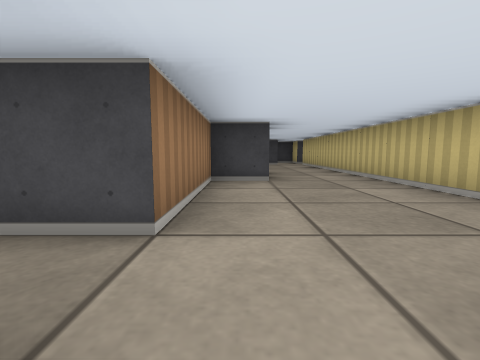
View 1 (above)

15 first-person views from a walk through a cub3D maze. The camera is about half as high as the walls, tilts 6° down and sees 85° across. The floor is counted in squares. Each view is taken from the middle of a square. On the plan, view 1 faces up. The plan holds only what a view shows up to about 9 squares ahead; the rest is blank.

View 2
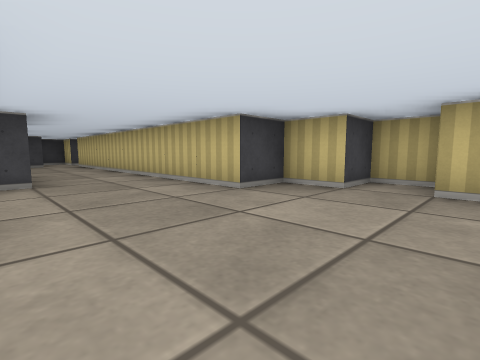

View 3
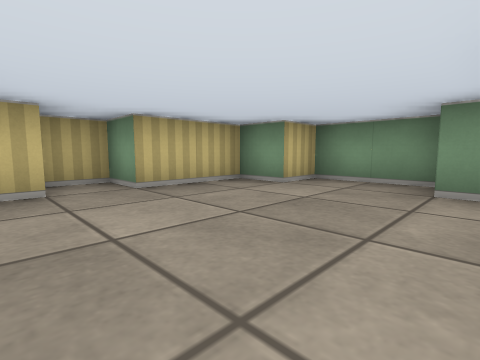

View 4
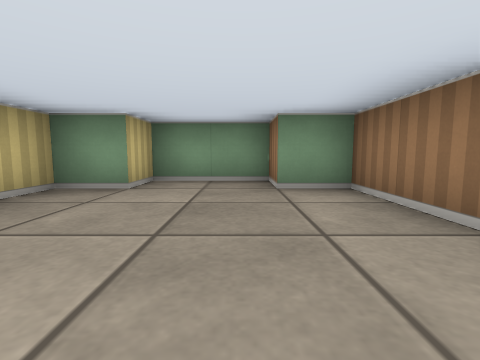

View 5
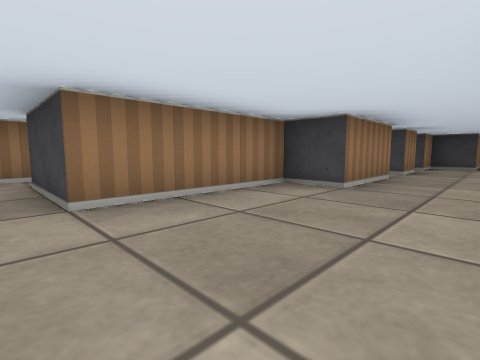

View 6
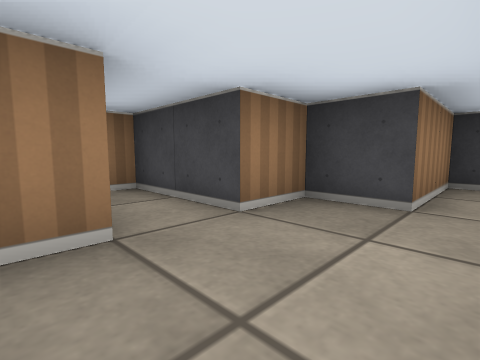

View 7
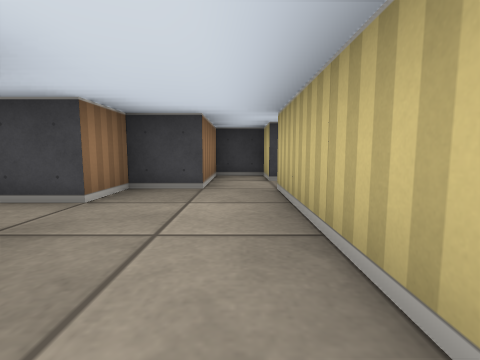

View 8
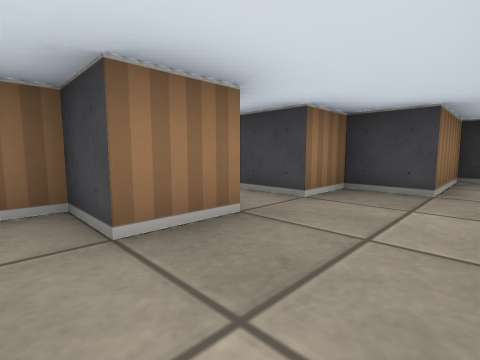

View 9
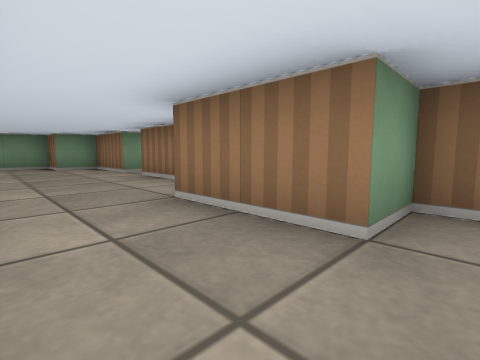

View 10
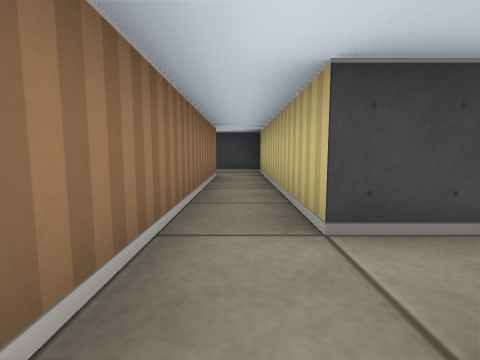

View 11
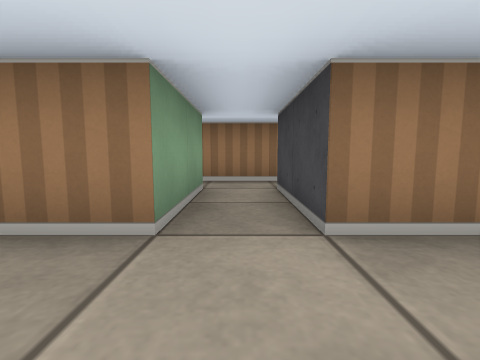

View 12
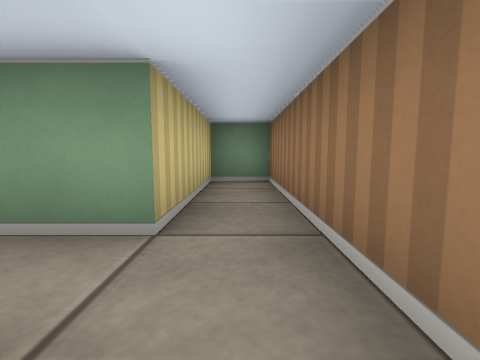

View 13
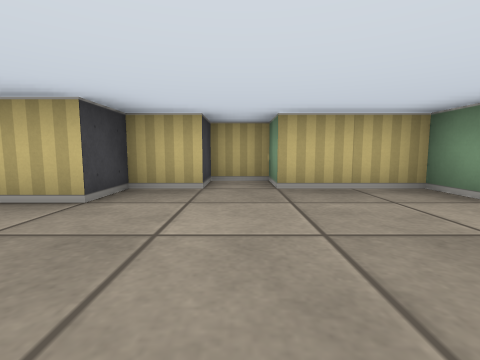

View 14
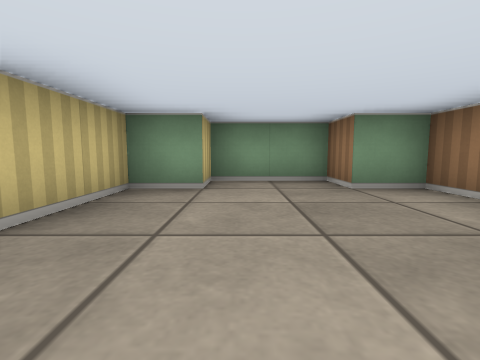

View 15
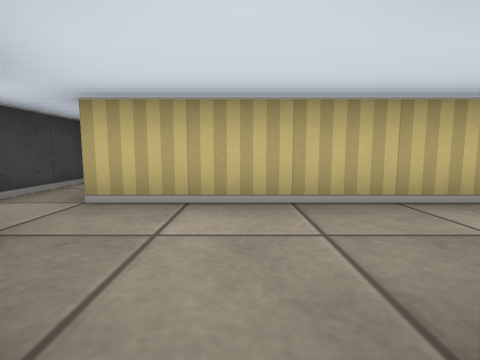

### Floor plan
Points are (right, up) in squares from view 1. A wall is a line through its corners. A room is listed if a view was taken in it or the views show most of it. See-through windows are left out.
Room 1 (views 1, 2, 3, 4, 5, 6, 7, 8, 9, 11, 13, 14, 15)
walls: (-0.5, 0.5) (-0.5, -1.5) (0.5, -1.5) (0.5, -2.5) (2.5, -2.5) (2.5, -1.5) (3.5, -1.5) (3.5, 0.5) (4.5, 0.5) (4.5, 1.5) (3.5, 1.5) (3.5, 2.5) (2.5, 2.5) (2.5, 10.5); (0.5, 8.6) (0.5, 7.5) (-0.5, 7.5) (-0.5, 6.5) (0.5, 6.5) (0.5, 4.5) (-0.5, 4.5) (-0.5, 1.5); (4.2, 11.5) (2.5, 11.5); (2.5, 12.5) (1.5, 12.5) (1.5, 10.5) (0.5, 10.5) (0.5, 9.5) (-1.5, 9.5) (-1.5, 9.1)
ways out: opening at (-1.5, 1) to room 2
Room 2 (views 10, 12)
walls: (-0.5, 1.5) (-2.5, 1.5) (-2.5, 6.5) (-3.6, 6.5); (-3.5, 5.5) (-3.5, -2.5) (-2.5, -2.5) (-2.5, 0.5) (-0.5, 0.5)
ways out: opening at (-1.5, 1) to room 1

Positions as (right, up) in squares from view 1, and headings:
1: (0, 0), facing up
2: (0, 0), facing up-right
3: (0, 2), facing down-right
4: (1, 2), facing down
5: (2, 1), facing up-left
6: (2, 8), facing up-left
7: (2, 7), facing up
8: (2, 7), facing up-left
9: (2, 7), facing down-left
10: (-3, 0), facing up
11: (1, 1), facing left
12: (-3, 2), facing down
13: (0, 1), facing right
14: (2, 2), facing down
15: (0, 9), facing right
